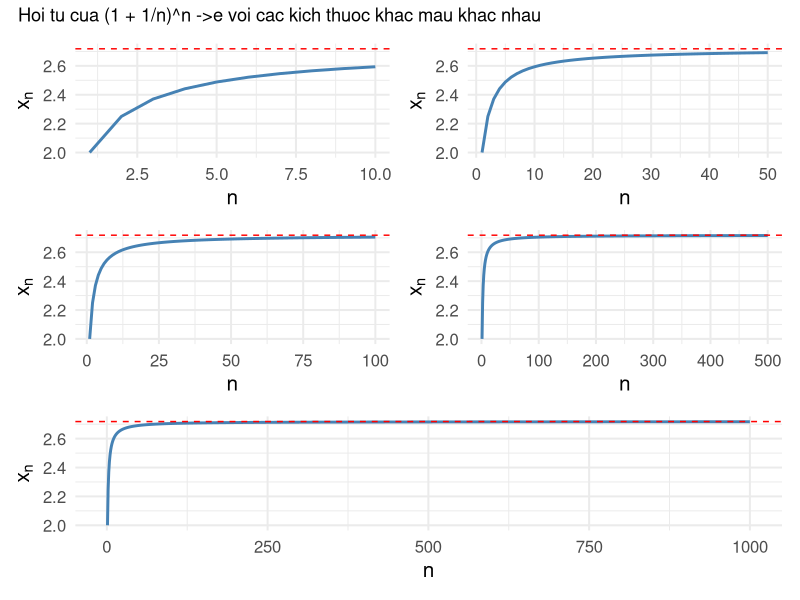
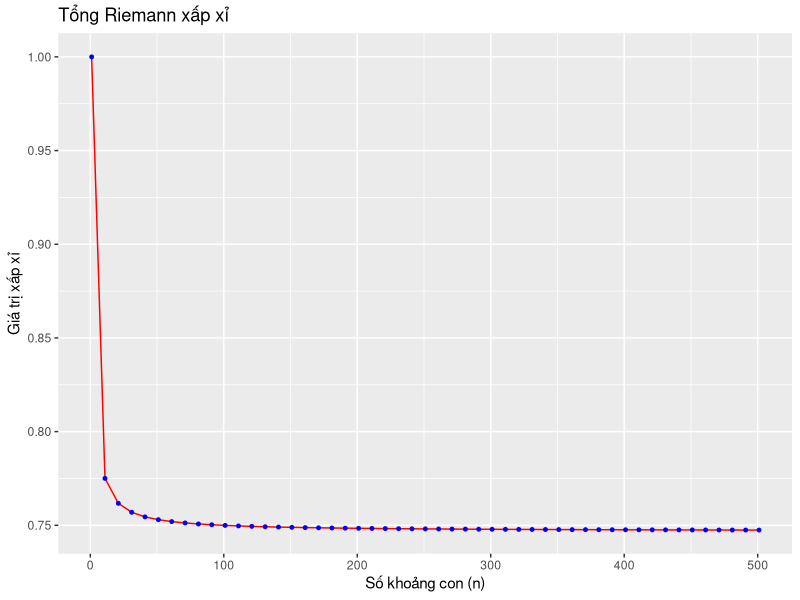
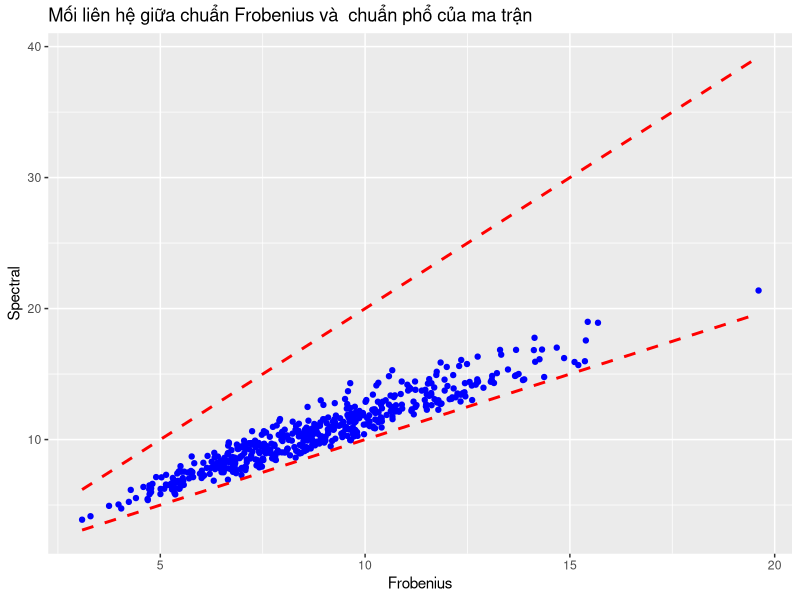
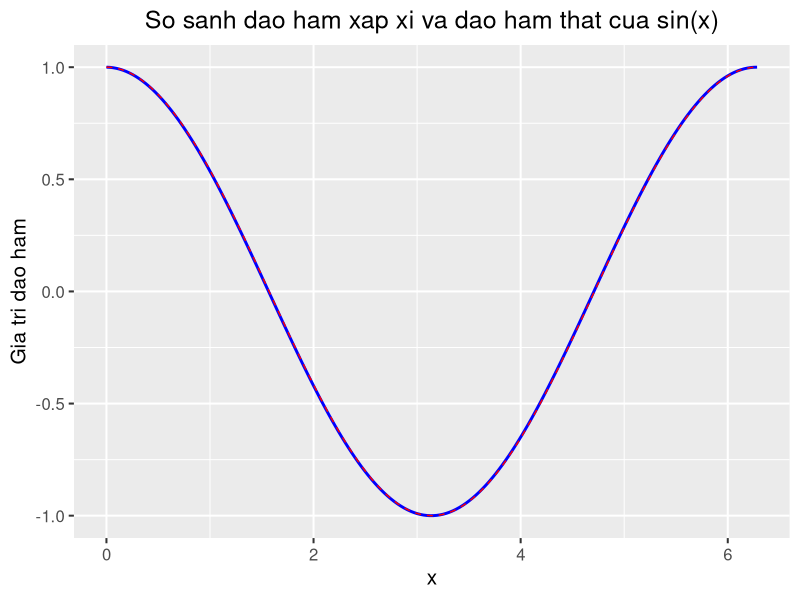
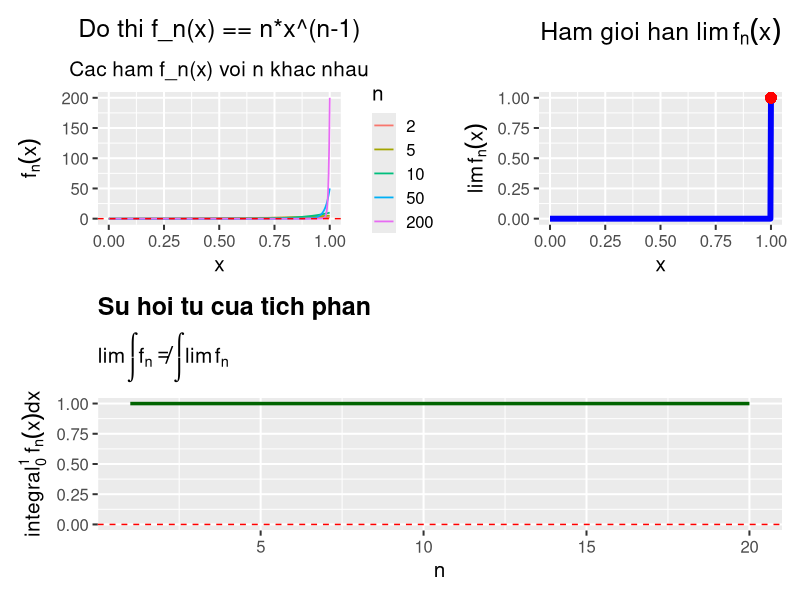
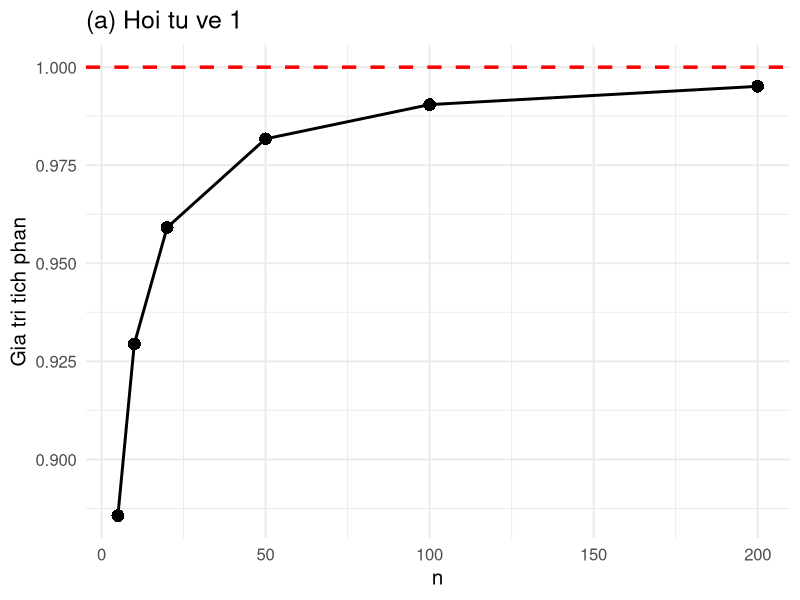
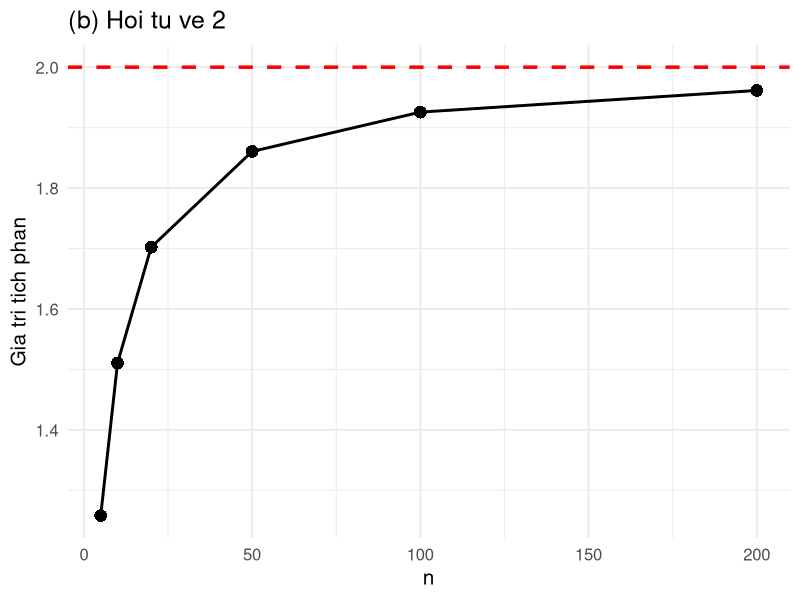
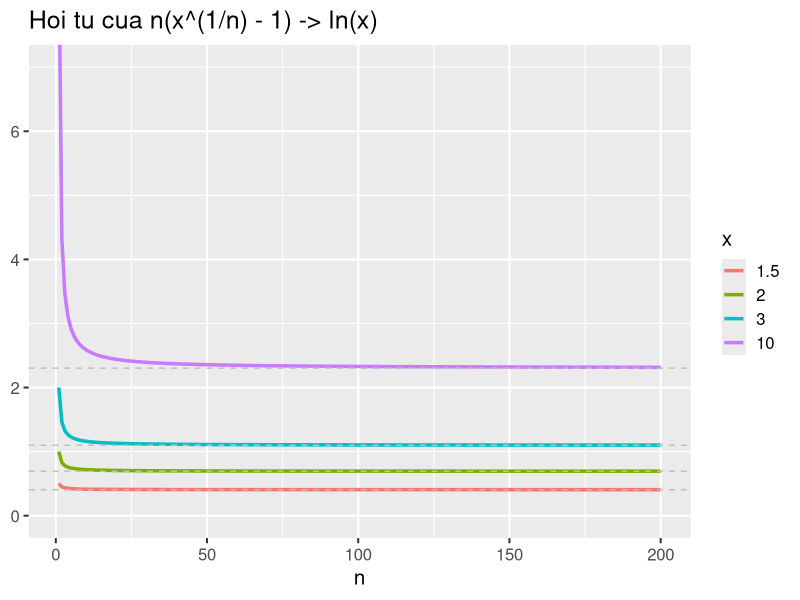

These figures' R source, in order:
#Exercise 1

library(ggplot2)
library(patchwork)

plot_sequence <- function(n_value) {
  n <- 1:n_value
  x_n <- (1 + 1/n)^n
  e <- exp(1)
  df <- data.frame(n, x_n)
  
  ggplot(df, aes(x = n, y = x_n)) +
    geom_line(color = "steelblue", size = 1) +
    geom_hline(yintercept = e, linetype = "dashed", color = "red") +
    labs (
      x = "n",
      y = expression(x[n])
    ) +
    theme_minimal(base_size = 15)
}

p1 <- plot_sequence(10)
p2 <- plot_sequence(50)
p3 <- plot_sequence(100)
p4 <- plot_sequence(500)
p5 <- plot_sequence(1000)

final_plot <- (p1 | p2) / ( p3 | p4) / p5 +
  plot_annotation(title = "Hoi tu cua (1 + 1/n)^n ->e voi cac kich thuoc khac mau khac nhau")

print(final_plot)


#Exercise 2

library("ggplot2")

riemann_sum <- function(f_x, a, b, n) {
  delta <- (b - a) / n
  x_mid <- seq(a, b - delta, delta)
  r_sum = sum(f_x(x_mid) * delta)
  return(r_sum)
}

f_x <- function(x) {
  return(exp(-(x^2)))
}

a = 0L
b = 1L

n <- seq(1, 501, 10)
r_sum_n <- c()
for (i in n) {
  r_sum_n <- c(r_sum_n, riemann_sum(f_x, a, b, i))
}

df <- data.frame(n = n, r_sum_n = r_sum_n)

plot <- ggplot(df, aes(x = n, y = r_sum_n)) + 
  labs (
    title = "Tổng Riemann xấp xỉ",
    x = "Số khoảng con (n)",
    y = "Giá trị xấp xỉ"
  ) +
  geom_line(color = "red") + 
  geom_point(size = 1, color = "blue")

print(plot)


#Exercise 3

library("ggplot2")

generate_matrix <- function(m, n, rank) {
  mat_u <- matrix(rnorm(m * rank), nrow = m, ncol = rank)
  mat_v <- matrix(rnorm(rank * n), nrow = rank, ncol = n)
  
  final_mat <- mat_u %*% mat_v
  return(final_mat)
}

frob_norm <- function(A) {
  res <- sqrt(sum(A^2))
  return(res)
}

spec_norm <- function(A) {
  res <- sqrt(max(eigen(t(A) %*% A)$values))
  return(res)
}

d1 <- function(x) x
d2 <- function(x) 2*x

num_rows = 5
num_cols = 6
rank = 4
iterations = 500

frobenius <- c()
spectral <- c()

for (i in 1:iterations) {
  mat_a <- generate_matrix(num_rows, num_cols, rank)
  frobenius <- c(frobenius, frob_norm(mat_a))
  spectral <- c(spectral, spec_norm(mat_a))
}

df <- data.frame(spectral = spectral, frobenius = frobenius)
plot <- ggplot(df, aes(x = spectral, frobenius)) + 
  labs (
    title = "Mối liên hệ giữa chuẩn Frobenius và  chuẩn phổ của ma trận",
    x = "Frobenius",
    y = "Spectral"
  ) +
  geom_point(color = "blue") + 
  stat_function(fun = d1, linetype = "dashed", color = "red", size = 1) + 
  stat_function(fun = d2, linetype = "dashed", color = "red", size = 1)

print(plot)


#Exercise 4

library(ggplot2)

x <- seq(0, 2*pi, length.out = 200)
h <- 0.01

f <- sin(x)
f_approx <- (sin(x + h) - sin(x)) / h
f_true <- cos(x)

data <- data.frame(x = x, approx = f_approx, true = f_true)

ggplot(data, aes(x = x)) +
  geom_line(aes(y = approx), color = "blue", linewidth = 1) +
  geom_line(aes(y = true), color = "red", linewidth = 0.5, linetype = "dashed")+
  labs(
    title = "So sanh dao ham xap xi va dao ham that cua sin(x)",
    y = "Gia tri dao ham",
    x = "x"
  ) +
  theme_gray(base_size = 15) +
  theme(
    plot.title = element_text(hjust = 0.5),
  )


# Exercise 5

library(ggplot2)
library(dplyr)
library(patchwork)

ns <- c(2, 5, 10, 50, 200)
x <- seq(0, 1, length.out = 400)


df_list <- lapply(ns, function(n) {
  data.frame(x = x, n = n, fn = n * x^(n - 1))
})
df_all <- bind_rows(df_list)


df_lim <- data.frame(
  x = x,
  limfn = ifelse(x < 1, 0, 1)
)


n_values <- seq(0, 20, by = 1)
integrals <- sapply(n_values, function(n) {
  if (n == 0) return(NA)
  integrate(function(x) n * x^(n - 1), 0, 1)$value
})
ints <- data.frame(n = n_values, integral = integrals)

#Hinh 1
p1 <- ggplot(df_all, aes(x = x, y = fn, color = factor(n))) +
  geom_line(linewidth = 0.6) +
  geom_hline(yintercept = 0, color = "red", linetype = "dashed") +
  labs(
    title = expression("Do thi f_n(x) == n*x^(n-1)"),
    subtitle = "Cac ham f_n(x) voi n khac nhau",
    x = "x", y = expression(f[n](x)),
    color = "n"
  ) +
  theme_gray(base_size = 15) +
  coord_cartesian(ylim = c(0, 200)) +
  theme(
    plot.title = element_text(hjust = 0.5, face = "bold"),
    plot.subtitle = element_text(hjust = 0.5)
  )

#Hinh 2
p2 <- ggplot(df_lim, aes(x = x, y = limfn)) +
  geom_line(color = "blue", linewidth = 2) +
  geom_point(aes(x = 1, y = 1), color = "red", size = 3) +
  labs(
    title = expression("Ham gioi han" ~ lim(f[n](x))),
    x = "x", y = expression(lim(f[n](x)))
  ) +
  coord_cartesian(ylim = c(0, 1.0)) +
  theme_gray(base_size = 15) +
  theme(plot.title = element_text(hjust = 0.5, face = "bold"))

#Hinh 3
p3 <- ggplot(ints, aes(x = n, y = integral)) +
  geom_line(linewidth = 1.2, color = "darkgreen") +
  geom_hline(yintercept = 0, linetype = "dashed", color = "red") +
  labs(
    title = "Su hoi tu cua tich phan",
    subtitle = expression(lim(integral(f[n])) != integral(lim(f[n]))),
    x = "n", y = expression(integral[0]^1~f[n](x)*dx)
  ) +
  theme_gray(base_size = 15) +
  theme(
    plot.title = element_text(hjust = 0, face = "bold"),
    plot.subtitle = element_text(hjust = 0)
  ) +
  coord_cartesian(xlim = c(0, 20), ylim = c(0, 1)) +
  scale_x_continuous(breaks = c(5, 10, 15, 20), expand = expansion(mult = c(0, 0.05)))

(p1 + p2) / p3


#Exrercise 6

n_large = 200
n_values <- c(5, 10, 20, 50, 100, 200)

integrand_a <- function(x, n) {
  exp(n * log(1 + x / n) - 2 * x)
}

integrand_b <- function(x, n) {
  ifelse(x > n, 0, exp(n * log(1 - x / n) + x / 2))
}

analyze_and_plot <- function(n_values, integrand_function, limit_value, plot_title) {
  
  integral_values <- sapply(n_values, function(current_n) {
    result <- integrate(integrand_function, lower = 0, upper = current_n, n = current_n)
    return(result$value)
  })
  
  df <- data.frame(n = n_values, Gia_tri_tich_phan = integral_values)
  
  p <- ggplot(df, aes(x = n, y = Gia_tri_tich_phan)) +
    geom_line(color = "black", linewidth = 1) +
    geom_point(color = "black", size = 4, shape = 16) +
    geom_hline(yintercept = limit_value, color = "red", linetype = "dashed", linewidth = 1.2) +
    labs(
      title = plot_title,
      x = "n",
      y = "Gia tri tich phan"
    ) +
    theme_minimal(base_size = 15)
  
  print(p)
  
  return(df)
}

n_values_to_check <- c(5, 10, 20, 50, 100, 200)

result_a <- integrate(integrand_a, lower = 0, upper = n_large, n = n_large)
cat("Ket qua cau a:", result_a$value, "\n")

df_a <- analyze_and_plot(
  n_values = n_values_to_check,
  integrand_function = integrand_a,
  limit_value = 1, "(a) Hoi tu ve 1"
)

result_b <- integrate(integrand_b, lower = 0, upper = n_large, n = n_large)
cat("Ket qua cau b:", result_b$value, "\n")

df_b <- analyze_and_plot(
  n_values = n_values_to_check,
  integrand_function = integrand_b,
  limit_value = 2, "(b) Hoi tu ve 2"
)



#Exercise 7

x_values <- c(1.5, 2, 3, 10)
n_values <- c(50, 100, 150, 200)
simulation_df <- expand.grid(x = x_values, n = n_values)

simulation_df$gia_tri_bieu_thuc <- simulation_df$n * (simulation_df$x^(1/simulation_df$n) - 1)
simulation_df$gia_tri_ln_x <- log(simulation_df$x)
simulation_df$sai_so <- abs(simulation_df$gia_tri_bieu_thuc - simulation_df$gia_tri_ln_x)

cat("Ket qua mo phong so:", '\n')
print(simulation_df)

n_plot_values <- 1:200
plot_df <- expand.grid(x = x_values, n = n_plot_values)
plot_df$gia_tri_bieu_thuc <- plot_df$n * (plot_df$x^(1/plot_df$n) - 1)

my_plot <- ggplot(plot_df, aes(x = n, y = gia_tri_bieu_thuc, color = as.factor(x))) +
  geom_line(linewidth = 1.2) +
  geom_hline(yintercept = log(1.5), color = "gray", linetype = "dashed") +
  geom_hline(yintercept = log(2), color = "gray", linetype = "dashed") +
  geom_hline(yintercept = log(3), color = "gray", linetype = "dashed") +
  geom_hline(yintercept = log(10), color = "gray", linetype = "dashed") +
  labs(
    title = "Hoi tu cua n(x^(1/n) - 1) -> ln(x)",
    x = "n",
  ) +
  
  scale_color_discrete(name = 'x') +
  theme_grey(base_size = 15) +
  theme(
    axis.title.y = element_blank()
  )

my_plot + coord_cartesian(ylim = c(0, 7))


#Exercise 8

library(ggplot2)
library(dplyr)
library(patchwork)

#1) dinh nghia
a_n <- function(n) 2^(-n)
b_n <- function(n) 2^(1 - n)

f_n <- function(x, n) ifelse(x > a_n(n) & x < b_n(n), 2^n, 0)

# hinh chu nhat (area = 1)
fn_rect <- function(n) {
  a <- a_n(n); b <- b_n(n); h <- 2^n
  width <- b - a; area <- h * width
  
  df_rect <- data.frame(x = c(a, b, b, a), y = c(0, 0, h, h))
  point_data <- data.frame(x = seq(0, 1, length.out = 21), y = 0)
  
  ggplot() +
    geom_polygon(data = df_rect, aes(x, y),
                 fill = "steelblue", alpha = 0.55, color = "black") +
    geom_point(data = point_data, aes(x, y), color = "red", size = 2) +
    geom_segment(aes(x = a, xend = b, y = h, yend = h),
                 color = "red", linetype = "dashed") +
    geom_segment(aes(x = a, xend = a, y = 0, yend = h),
                 color = "red", linetype = "dashed") +
    geom_segment(aes(x = b, xend = b, y = 0, yend = h),
                 color = "red", linetype = "dashed") +
    coord_cartesian(xlim = c(0, 1), ylim = c(0, h * 1.1)) +
    labs(
      title = bquote(f[.(n)](x) ~ "- on (" * 2^{-.(n)} * "," ~ 2^{1-.(n)} * ")"),
      subtitle = paste0("area = ", round(h, 3), " x ", round(width, 6),
                        " = ", round(area, 3)),
      x = "x", y = expression(f[n](x))
    ) +
    annotate("text", x = (a + b) / 2, y = h * 1.02, label = "area = 1",
             color = "red", size = 4) +
    theme_minimal(base_size = 14)
}

# 4 hinh dau
p1 <- fn_rect(1); p2 <- fn_rect(2); p3 <- fn_rect(3); p4 <- fn_rect(4)
(p1 + p2) / (p3 + p4)

# 3) thu hep khoang theo n
Ns <- 1:8
intervals <- tibble(
  n = Ns,
  x_left  = a_n(Ns),
  x_right = b_n(Ns)
)

p_shrink <- ggplot(intervals) +
  geom_segment(aes(x = x_left, xend = x_right, y = n, yend = n),
               linewidth = 6, color = "royalblue") +
  geom_point(aes(x = (x_left + x_right)/2, y = n), color = "red", size = 2) +
  scale_y_reverse(breaks = Ns) +
  labs(
    title = "Interval shrink as n increases",
    subtitle = "interval (2^{-n}, 2^{1-n}) -> 0 as n -> inf",
    x = "x in [0,1]", y = "n"
  ) +
  theme_minimal(base_size = 14)
p_shrink

# (a) tich phan on [0,1]
n_values <- c(1, 2, 3, 4, 6, 8, 10, 12)
ints <- sapply(n_values, function(n) {
  integrate(function(x) f_n(x, n), lower = 0, upper = 1)$value
})
df_int <- data.frame(n = n_values, integral = ints)

p_int <- ggplot(df_int, aes(n, integral)) +
  geom_line(linewidth = 1.2) + geom_point(size = 3) +
  geom_hline(yintercept = 1, color = "red", linetype = "dashed") +
  labs(title = "int_0^1 f_n(x) dx = 1 (all n)", x = "n", y = "integral") +
  theme_minimal(base_size = 14)
p_int

# (b)
x_grid <- seq(0, 1, length.out = 600)
df_plot <- bind_rows(lapply(c(1, 2, 4, 8, 16), function(n) {
  tibble(x = x_grid, n = n, fn = f_n(x_grid, n))
}))

p_fn <- ggplot(df_plot, aes(x, fn, color = factor(n))) +
  geom_line() +
  labs(title = expression("f[n](x) for several n"),
       x = "x", y = expression(f[n](x)), color = "n") +
  coord_cartesian(ylim = c(0, 20)) +
  theme_minimal(base_size = 14)

p_lim <- ggplot(data.frame(x = x_grid, y = 0), aes(x, y)) +
  geom_line(color = "blue", linewidth = 1.2) +
  labs(title = expression("limit of f[n](x) is 0 on [0,1]"),
       x = "x", y = "limit f_n(x)") +
  theme_minimal(base_size = 14)

p_fn / p_lim


#Exercise 9
library(ggplot2)

# Du lieu
colour <- c("Do","Xanh","Xanh","Vang","Do","Tim","Xanh","Do","Do","Cam",
            "Vang","Xanh","Do","Tim","Xanh","Do","Xanh","Xanh","Do","Cam",
            "Do","Xanh","Vang","Do","Xanh","Tim","Do","Xanh","Do","Xanh")

# a) Trung binh
cat("Mean: khong co y nghia voi du lieu nominal.\n")

# b) Ham mode cho du lieu dinh danh
mode_nominal <- function(x) {
  tb <- table(x)
  names(tb)[tb == max(tb)]
}

modes <- mode_nominal(colour)
cat("Mode(s):", paste(modes, collapse = ", "), "\n")

# Bang tan so
print(table(colour))

# c) Bieu do cot + chu thich mode
df <- as.data.frame(table(colour), stringsAsFactors = FALSE)

ggplot(df, aes(x = colour, y = Freq, fill = colour)) +
  geom_col() +
  geom_text(aes(label = Freq), vjust = -0.4, size = 4) +
  labs(title = "Phan phoi mau sac yeu thich",
       subtitle = paste0("Mode: ", paste(modes, collapse = ", ")),
       x = "Mau sac", y = "So luong") +
  theme_minimal(base_size = 14) +
  theme(legend.position = "none")
#Ex 9.2

# data
satisfaction_lvl <- c(4, 5, 3, 4, 5, 2, 4, 5, 4, 5, 4, 3,
                      5, 4, 3, 5, 4, 5, 4, 3, 5, 4, 5, 4,
                      3, 4, 5, 4, 3, 5, 4)


satisfaction_lvl <- factor(
  satisfaction_lvl,
  levels = 1:5,
  labels = c("Rat khong hai long", "Khong hai long",
             "Binh thuong", "Hai long", "Rat hai long"),
  ordered = TRUE
)

# a) Mean (tren coding 1..5)
mean_numeric <- mean(as.integer(satisfaction_lvl))
cat("Mean (using scores 1..5):", mean_numeric, "\n")

#b) Median cho ordinal
median_ord <- function(f) {
  idx <- median(as.integer(f))
  levels(f)[[idx]]
}
median_label <- median_ord(satisfaction_lvl)
cat("Median (ordinal):", median_label, "\n")

#c ) Mode
mode_factor <- function(f) {
  tb <- table(f)
  names(tb)[tb == max(tb)]
}
modes <- mode_factor(satisfaction_lvl)
cat("Mode(s):", paste(modes, collapse = ", "), "\n")

# Bang tan so
print(table(satisfaction_lvl))

# bar  vs  median line
df <- as.data.frame(table(satisfaction_lvl), stringsAsFactors = FALSE)
names(df) <- c("lvl", "Freq")

# vi tri ua median tren truc x
med_idx <- which(levels(satisfaction_lvl) == median_label)

ggplot(df, aes(x = lvl, y = Freq, fill = lvl)) +
  geom_col() +
  geom_text(aes(label = Freq), vjust = -0.4, size = 4) +
  geom_vline(xintercept = med_idx, linetype = "dashed") +
  labs(title = "Phan phoi muc do hai long",
       subtitle = paste0("Median: ", median_label,
                         "   |   Mode: ", paste(modes, collapse = ", ")),
       x = "Muc do hai long (ordinal)", y = "So luong") +
  theme_minimal(base_size = 14) +
  theme(legend.position = "none")


#Exercise 10

coBan <- c(4, 15, 24, 10, 1, 27, 31, 5, 20, 29, 15, 7, 32, 36, 14, 2, 16, 32, 7)
Moi <- c(15, 7, 32, 36, 17, 15, 19, 35, 10, 16, 39, 29, 6, 12, 18, 14, 15, 18, 21)

# Câu a:

# vẽ biểu đồ
par(mfrow = c(2, 2))

hist(coBan,
     main = "Biểu đồ tần số - Phương pháp cơ bản",
     xlab = "Thời gian sống sót (tháng)",
     ylab = "Tần số",
     col = "skyblue", border = "black")

hist(Moi,
     main = "Biểu đồ tần số - Phương pháp mới",
     xlab = "Thời gian sống sót (tháng)",
     ylab = "Tần số",
     col = "lightgreen", border = "black")

hist(coBan, 
     probability = TRUE, 
     col = "skyblue", 
     border = "black",
     main = "Biểu đồ tần suất - Phương pháp cơ bản",
     xlab = "Thời gian sống sót(tháng)",
     ylab = "Tần suất")
lines(density(coBan), col = "red", lwd = 2)

hist(Moi, 
     probability = TRUE, 
     col = "lightgreen", 
     border = "black",
     main = "Biểu đồ tần suất - Phương pháp mới",
     xlab = "Thời gian sống sót(tháng)",
     ylab = "Tần suất")
lines(density(Moi), col = "red", lwd = 2)

#So sánh trung bình
mean_coBan <- mean(coBan)
mean_Moi <- mean(Moi)
cat("Trung bình thời gian sống sót:\n")
cat("Phương pháp cơ bản:", mean_coBan, "\n")
cat("Phương pháp mới:", mean_Moi, "\n")
if (mean_Moi > mean_coBan) {
  cat("Phương pháp MỚI có thời gian sống sót TRUNG BÌNH cao hơn.\n")
} else {
  cat("Phương pháp CƠ BẢN có thời gian sống sót TRUNG BÌNH cao hơn.\n")
}

# Câu b:
all <- c(coBan, Moi)
nhan <- c(rep("Cơ bản", length(coBan)), rep("Mới", length(Moi)))

library(ggplot2)
df <- data.frame(
  ThoiGian = all,
  PhuongPhap = nhan
)

ggplot(df, aes(x = ThoiGian, fill = PhuongPhap)) +
  geom_histogram(position = "identity", alpha = 0.6, bins = 10, color = "white") +
  labs(
    title = "So sánh tần số thời gian sống sót",
    x = "Thời gian sống sót (tháng)",
    y = "Tần số",
    fill = "Phương pháp"
  ) +
  scale_fill_manual(values = c("Cơ bản" = "pink", "Mới" = "skyblue")) +
  theme_minimal(base_size = 14)

ggplot(df, aes(x = ThoiGian, fill = PhuongPhap, color = PhuongPhap)) +
  geom_density(alpha = 0.4, adjust = 1.2) +
  labs(
    title = "So sánh tần suất thời gian sống sót",
    x = "Thời gian sống sót (tháng)",
    y = "Tần suất",
    fill = "Phương pháp",
    color = "Phương pháp"
  ) +
  scale_fill_manual(values = c("Cơ bản" = "pink", "Mới" = "skyblue")) +
  theme_minimal(base_size = 14)


#Exercise 11

data <- c(55, 85, 90, 50, 110, 115, 75, 85, 8, 23,
          70, 65, 50, 60, 90, 90, 55, 70, 5, 31)

# Câu a:

my_mean <- function(x) {
  tong <- sum(x)
  n <- length(x)
  return(tong / n)
}

my_median <- function(x) {
  n <- length(x)
  x_sorted <- sort(x)
  if (n %% 2 == 1) { 
    return(x_sorted[(n + 1) / 2])
  } else {
    return((x_sorted[n / 2] + x_sorted[n / 2 + 1]) / 2)
  }
}

cat("Trung binh =", my_mean(data), "\n")
cat("Trung vi =", my_median(data), "\n")

# Câu b:

freq_data <- table(data)
print(freq_data)

mode_value <- as.numeric(names(freq_data)[freq_data == max(freq_data)])
cat("Mode = ", mode_value, "\n")

# Câu c:
data_new <- data
data_new[data_new == 110] <- 345
data_new[data_new == 115] <- 467

cat("\nSau khi thay 110 = 345 và 115 = 467:\n")
cat("Trung binh moi =", my_mean(data_new), "\n")
cat("Trung vi moi =", my_median(data_new), "\n")

freq_data_new <- table(data_new)
mode_value_new <- as.numeric(names(freq_data_new)[freq_data_new == max(freq_data_new)])
cat("Mode moi = ", mode_value_new, "\n")

cat("\nNhan xet:\n")
cat("Sau khi thay cac gia tri lon bat thuong (345, 467), trung binh tang manh do bi anh huong boi gia tri ngoai le.\n")
cat("Trung vi va mode it thay doi, vi chung phu thuoc vao vi tri va tan so hon la do lon gia tri.\n")

